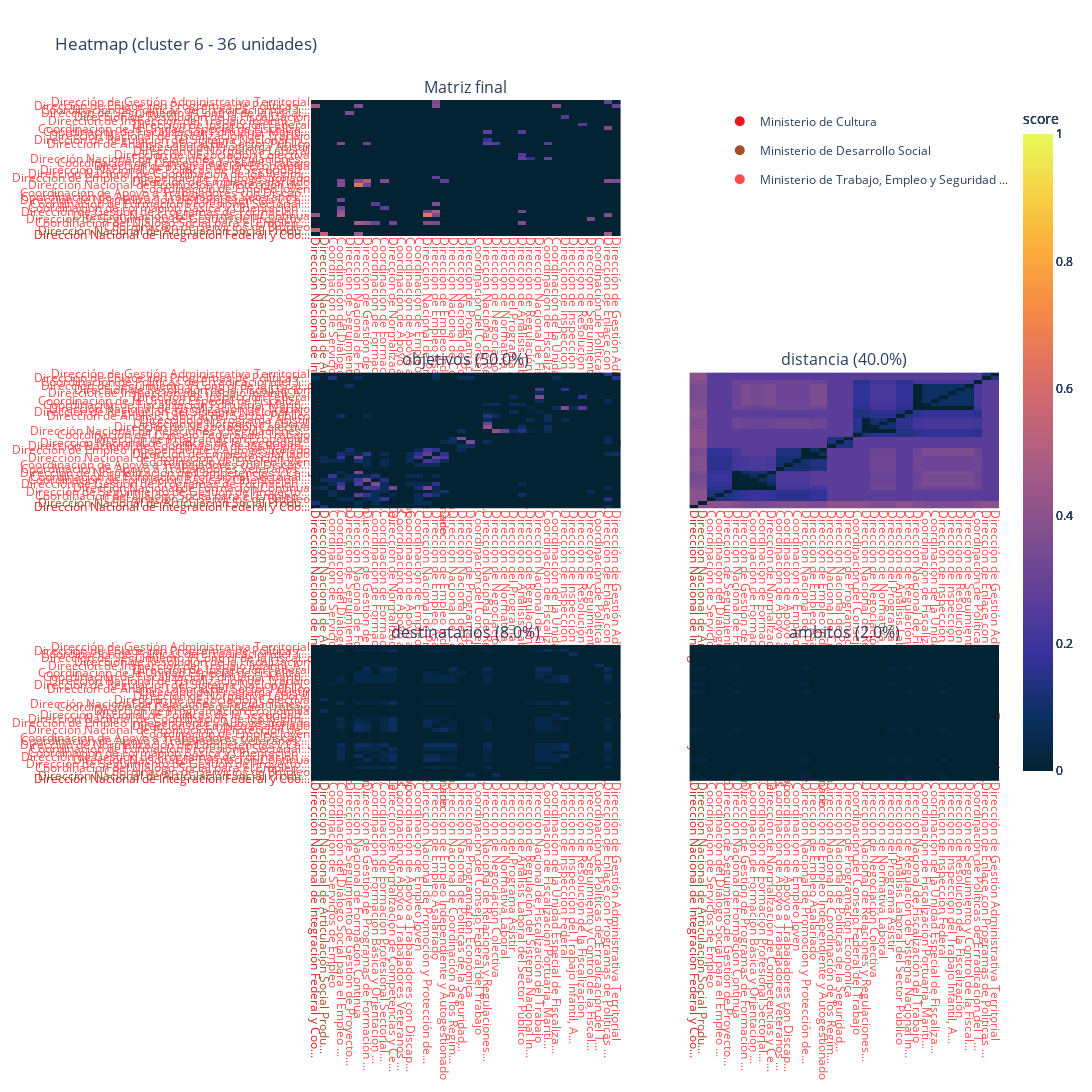

The cell this chart's notebook holds for it:
### Code cell
from chainsaw.heatmaps.plot import heatmap

heatmap(
    data[year]["cluster_file"],
    cluster_id=cluster_id,
    tree_file=data[year]["tree_file"],
    central_administration_only=central_administration_only,
    ellipsis=50,
    threshold=threshold,
    dimensions_weights=dimensions_weights,
    width=1200,
    height=2000,
    full=True,
    strict=True,
)
